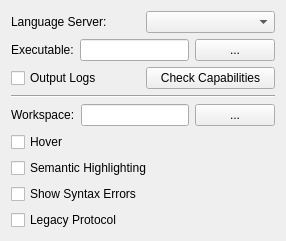
       <widget class="QWidget" name="tab_lsp">
        <property name="toolTip">
         <string>Configure the LSP Client</string>
        </property>
        <attribute name="icon">
         <iconset resource="highlight-gui.qrc">
          <normaloff>:/script_blue.png</normaloff>:/script_blue.png</iconset>
        </attribute>
        <attribute name="title">
         <string>LSP</string>
        </attribute>
        <layout class="QGridLayout" name="gridLayout_5">
         <item row="1" column="0">
          <layout class="QHBoxLayout" name="horizontalLayout_32">
           <item>
            <widget class="QLabel" name="label_17">
             <property name="text">
              <string>Executable:</string>
             </property>
            </widget>
           </item>
           <item>
            <widget class="QLineEdit" name="leLSExec">
             <property name="toolTip">
              <string>Path of the server executable.</string>
             </property>
            </widget>
           </item>
           <item>
            <widget class="QPushButton" name="pbSelExecutable">
             <property name="minimumSize">
              <size>
               <width>20</width>
               <height>0</height>
              </size>
             </property>
             <property name="toolTip">
              <string>Select the server executable.</string>
             </property>
             <property name="text">
              <string>...</string>
             </property>
            </widget>
           </item>
          </layout>
         </item>
         <item row="0" column="0">
          <layout class="QHBoxLayout" name="horizontalLayout_31">
           <item>
            <widget class="QLabel" name="label_10">
             <property name="text">
              <string>Language Server:</string>
             </property>
            </widget>
           </item>
           <item>
            <widget class="QComboBox" name="comboLSProfiles">
             <property name="toolTip">
              <string>Select a Language Server profile.</string>
             </property>
             <property name="editable">
              <bool>false</bool>
             </property>
             <property name="currentText">
              <string notr="true"/>
             </property>
            </widget>
           </item>
          </layout>
         </item>
         <item row="2" column="0">
          <layout class="QHBoxLayout" name="horizontalLayout_34">
           <item>
            <widget class="QCheckBox" name="cbLSDebug">
             <property name="toolTip">
              <string>Print LSP messages to standard error</string>
             </property>
             <property name="text">
              <string>Output Logs</string>
             </property>
            </widget>
           </item>
           <item>
            <widget class="QPushButton" name="pbLSInitialize">
             <property name="toolTip">
              <string>Start an initialization request.</string>
             </property>
             <property name="text">
              <string>Check Capabilities</string>
             </property>
            </widget>
           </item>
          </layout>
         </item>
         <item row="4" column="0">
          <layout class="QHBoxLayout" name="horizontalLayout_33">
           <item>
            <widget class="QLabel" name="label_16">
             <property name="text">
              <string>Workspace:</string>
             </property>
            </widget>
           </item>
           <item>
            <widget class="QLineEdit" name="leLSWorkspace">
             <property name="toolTip">
              <string>The workspace directory.</string>
             </property>
            </widget>
           </item>
           <item>
            <widget class="QPushButton" name="pbSelWorkspace">
             <property name="minimumSize">
              <size>
               <width>20</width>
               <height>0</height>
              </size>
             </property>
             <property name="toolTip">
              <string>Select the workspace directory of your project.</string>
             </property>
             <property name="text">
              <string>...</string>
             </property>
            </widget>
           </item>
          </layout>
         </item>
         <item row="3" column="0">
          <widget class="Line" name="line_6">
           <property name="orientation">
            <enum>Qt::Horizontal</enum>
           </property>
          </widget>
         </item>
         <item row="6" column="0">
          <widget class="QCheckBox" name="cbLSSemantic">
           <property name="toolTip">
            <string>Improve token recognition with semantic highlighting.</string>
           </property>
           <property name="text">
            <string>Semantic Highlighting</string>
           </property>
           <property name="checkable">
            <bool>true</bool>
           </property>
          </widget>
         </item>
         <item row="7" column="0">
          <widget class="QCheckBox" name="cbLSSyntaxErrors">
           <property name="toolTip">
            <string>Show syntax errors and messages (depends on output format).</string>
           </property>
           <property name="text">
            <string>Show Syntax Errors</string>
           </property>
           <property name="checkable">
            <bool>true</bool>
           </property>
          </widget>
         </item>
         <item row="5" column="0">
          <widget class="QCheckBox" name="cbLSHover">
           <property name="toolTip">
            <string>Run hover requests to add tooltips to your output (HTML only).</string>
           </property>
           <property name="text">
            <string>Hover</string>
           </property>
           <property name="checkable">
            <bool>true</bool>
           </property>
          </widget>
         </item>
         <item row="8" column="0">
          <widget class="QCheckBox" name="cbLSLegacy">
           <property name="toolTip">
            <string>Do not require a server capabilities response</string>
           </property>
           <property name="text">
            <string>Legacy Protocol</string>
           </property>
          </widget>
         </item>
        </layout>
       </widget>
